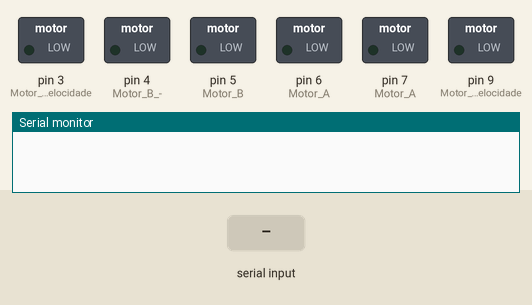
Simulated run of this sketch. Board: Arduino Uno, built with avr-gcc and run on an emulated ATmega328P. Parts: switched loads named in the sketch (green lamp = pin HIGH), the last lines printed to the serial monitor. The inputs (shaded band) are chosen by the test bench.

Above: at 1.2 s.
1.3 s: "F" received over the second serial link
At 1.6 s:
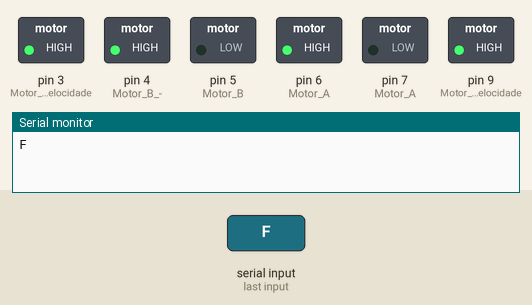
2.8 s: "S" received over the second serial link
At 4.0 s:
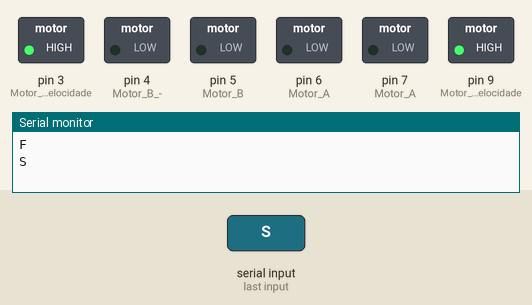
4.3 s: "R" received over the second serial link
At 5.2 s:
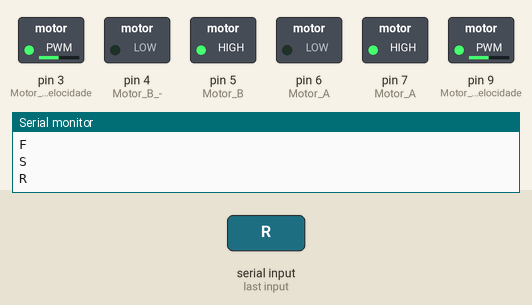
5.8 s: "F" received over the second serial link
At 6.3 s:
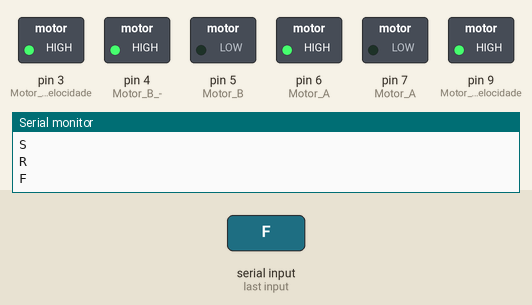
7.3 s: "S" received over the second serial link
At 8.7 s:
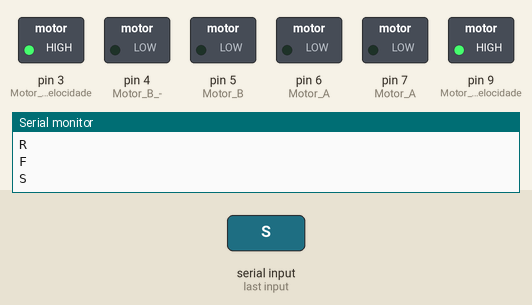
Timing chart, 0 to 9.8 s (numbered marks = the images above; inputs shaded):
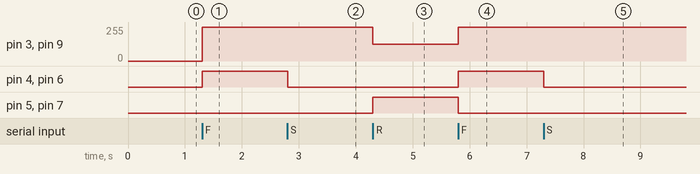

Measured:
- after the input at 1.3 s, pin 3 (Motor_B_Velocidade), pin 9 (Motor_A_Velocidade): 0/255 → 255/255 at once; pin 4 (Motor_B_-), pin 6 (Motor_A): LOW → HIGH at once
- after the input at 2.8 s, pin 4 (Motor_B_-), pin 6 (Motor_A): HIGH → LOW at once
- after the input at 4.3 s, pin 3 (Motor_B_Velocidade), pin 9 (Motor_A_Velocidade): 255/255 → 125/255 at once; pin 5 (Motor_B), pin 7 (Motor_A): LOW → HIGH at once
- after the input at 5.8 s, pin 3 (Motor_B_Velocidade), pin 9 (Motor_A_Velocidade): 125/255 → 255/255 at once; pin 4 (Motor_B_-), pin 6 (Motor_A): LOW → HIGH at once; pin 5 (Motor_B), pin 7 (Motor_A): HIGH → LOW at once
- after the input at 7.3 s, pin 4 (Motor_B_-), pin 6 (Motor_A): HIGH → LOW at once

The sketch:

ProjetoArduinoFinal3.ino
```cpp
#include <SoftwareSerial.h>//
 SoftwareSerial mySerial(10, 11); // utilizando 10 e 11 como Serial 10-RX, 11-TX

 void setup() {
Serial.begin(9600);
mySerial.begin(9600);
 pinMode(7, OUTPUT); //Motor A +
 pinMode(6, OUTPUT); //Motor A +
 pinMode(5, OUTPUT); //Motor B +
 pinMode(4, OUTPUT); //Motor B -
 pinMode(9, OUTPUT); //Motor A Velocidade
 pinMode(3, OUTPUT); //Motor B Velocidade
 }

void loop() {

 if(mySerial.available())
   {  int x; // x define o sentido anterior do carrinho (para virar para direita ou esquerda dependendo do sentido); frente x = 20; ré x = 30;
      char data= mySerial.read(); // leitura das informções do bluetooth;
      switch(data)
      {
        case 'F': //Frente
  analogWrite(9,255);
  analogWrite(3,255);
  digitalWrite (7, LOW);
  digitalWrite (6, HIGH);
  digitalWrite (5, LOW);
  digitalWrite (4, HIGH);
  x = 20; // x é definido como 20 para que o carrinho possa virar para direita e esquerda e continuar no sentido frente;
  break;
    case 'S': //Parar
  analogWrite(9,255);
  analogWrite(3,255);
  digitalWrite (7, LOW);
  digitalWrite (6, LOW);
  digitalWrite (5, LOW);
  digitalWrite (4, LOW);
  break;
  case 'E': //Esquerda
  switch (x) {
  case 20: // quando X = 20, para permanecer andando para frente, o pino 6 é ativado;
  analogWrite (3,125);
  analogWrite (9,125);
  digitalWrite (7, LOW);
  digitalWrite (6, HIGH);
  digitalWrite (5, LOW);
  digitalWrite (4, LOW);
  x = 20;
  break;
  case 30: //quando X = 30, para permanecer andando para trás (ré), o pino 5 é ativado;
  analogWrite (3,125);
  analogWrite (9,125);
  digitalWrite (7, LOW);
  digitalWrite (6, LOW);
  digitalWrite (5, HIGH);
  digitalWrite (4, LOW);
  break;
  }
  break;
  case 'D':
  switch (x){
  case 20: // quando X = 20, para permanecer andando para frente, o pino 4 é ativado;
  analogWrite (3,125);
  analogWrite (9,125);
  digitalWrite (5, LOW);
  digitalWrite (4, HIGH);
  digitalWrite (7, LOW);
  digitalWrite (6, LOW);
  x = 20;
  break;
  case 30: //quando X = 30, para permanecer andando para trás (ré), o pino 7 é ativado;
  analogWrite (3,125);
  analogWrite (9,125);
  digitalWrite (5, LOW);
  digitalWrite (4, LOW);
  digitalWrite (7, HIGH);
  digitalWrite (6, LOW);
  x = 30;
  break;
  }

  break;
  case 'R':
  analogWrite(9,125);
  analogWrite(3,125);
  digitalWrite (7, HIGH);
  digitalWrite (6,LOW);
  digitalWrite (5, HIGH);
  digitalWrite (4, LOW);
  x = 30; // x é definido como 30 para que o carrinho possa virar para direita e esquerda e continuar no sentido ré;
  break;
        default : break;
      }
      Serial.println(data); //receber os códigos vindos do bluetooth (data) ver se o x realmente é definido (x);
   }
   delay(50);
}
```
